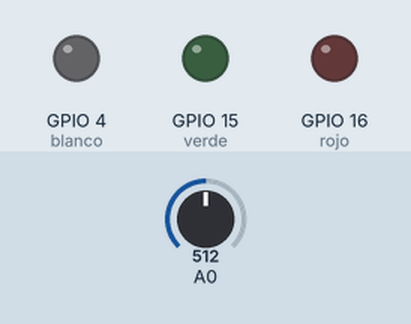
This sketch was run on a simulated ESP8266 (NodeMCU). Shown: output pins drawn as LEDs (lit = HIGH). Inputs (shaded band) come from the test bench; at power-on: A0 = 512. WiFi joins after 1.5 s; servers stay silent unless stated; no MQTT or app messages arrive unless stated; what the sketch prints to the serial monitor is not drawn.

Above: at 2.7 s.
2.8 s: A0 set to 632
13.6 s: A0 set to 654
At 16.8 s:
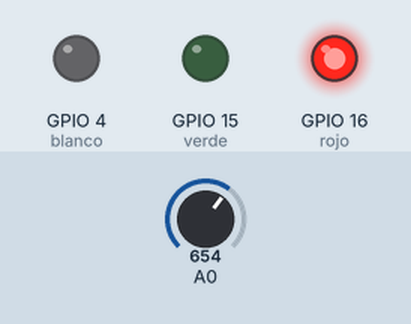
24.4 s: A0 set to 306
At 32.6 s:
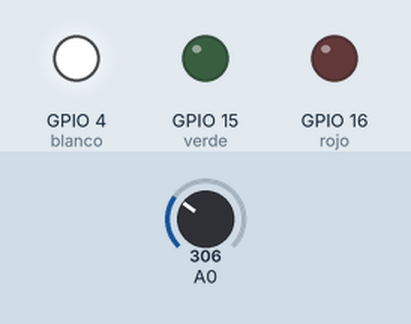
35.2 s: A0 set to 316
At 41.1 s:
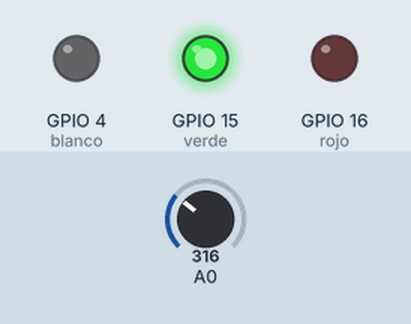
46.0 s: A0 set to 122
At 48.4 s:
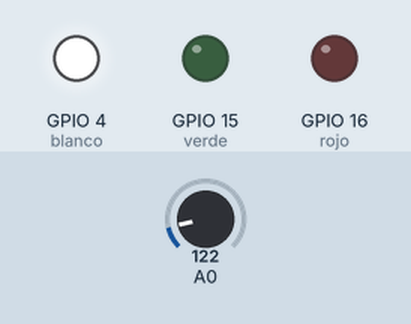
Timing chart, 0 to 49.9 s (numbered marks = the images above; inputs shaded):
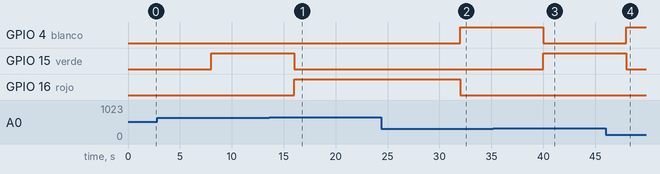

The sketch:

mqtt_esp8266_con_led_mejorado.ino
```cpp
#include <ArduinoMqttClient.h>
#include <ESP8266WiFi.h>

const int rojo = 16;
const int verde = 15;
const int blanco = 4;

const char* ssid = "WiFiCJP-Alumnos";
const char* password = "cjpalumnos2021";

WiFiClient wifiClient;
MqttClient mqttClient(wifiClient);

const char broker[] = "10.100.2.113";
int port = 1883;
const char topic[] = "Esp8266 Meca";

const long interval = 8000;
unsigned long previousMillis = 0;

void setup() {
  Serial.begin(9600);

  pinMode(rojo, OUTPUT);
  pinMode(verde, OUTPUT);
  pinMode(blanco, OUTPUT);

  WiFi.begin(ssid, password);
  Serial.print("Conectando a WiFi");
  while (WiFi.status() != WL_CONNECTED) {
    delay(500);
    Serial.print(".");
  }
  Serial.println("\nConectado al WiFi!");

  Serial.print("Conectando al broker MQTT: ");
  Serial.println(broker);

  if (!mqttClient.connect(broker, port)) {
    Serial.print("Fallo la conexión MQTT. Código de error: ");
    Serial.println(mqttClient.connectError());
    while (1);
  }

  Serial.println("Conectado al broker MQTT.");
}

void loop() {
  mqttClient.poll();

  unsigned long currentMillis = millis();
  if (currentMillis - previousMillis >= interval) {
    previousMillis = currentMillis;

    int rawUV = analogRead(A0);
    int uvLevel = map(rawUV, 0, 1023, 0, 15); // Normalizar a escala 0-15

    Serial.print("UV Normalizado: ");
    Serial.println(uvLevel);

    // Control de LEDs según el nivel UV
    if (uvLevel <= 4) {
      digitalWrite(rojo, LOW);
      digitalWrite(verde, LOW);
      digitalWrite(blanco, HIGH);
      Serial.println("Nivel UV: Bajo");
    } else if (uvLevel <= 9) {
      digitalWrite(rojo, LOW);
      digitalWrite(verde, HIGH);
      digitalWrite(blanco, LOW);
      Serial.println("Nivel UV: Moderado");
    } else {
      digitalWrite(rojo, HIGH);
      digitalWrite(verde, LOW);
      digitalWrite(blanco, LOW);
      Serial.println("Nivel UV: Alto");
    }

    // Enviar valor al broker MQTT
    mqttClient.beginMessage(topic);
    mqttClient.print(uvLevel);
    mqttClient.endMessage();

    Serial.println("---");
  }
}
```

Measured:
- the behaviour switches between 647 and 648 on A0 (found by bisection; images 0 and 1)
- the behaviour switches between 306 and 307 on A0 (found by bisection; images 2 and 3)
- after the input at 13.6 s, GPIO 15 (verde): HIGH → LOW after 2.4 s; GPIO 16 (rojo): LOW → HIGH after 2.4 s
- after the input at 24.4 s, GPIO 4 (blanco): LOW → HIGH after 7.6 s; GPIO 16 (rojo): HIGH → LOW after 7.6 s
- after the input at 35.2 s, GPIO 4 (blanco): HIGH → LOW after 4.8 s; GPIO 15 (verde): LOW → HIGH after 4.8 s
- after the input at 46.0 s, GPIO 4 (blanco): LOW → HIGH after 2.0 s; GPIO 15 (verde): HIGH → LOW after 2.0 s
